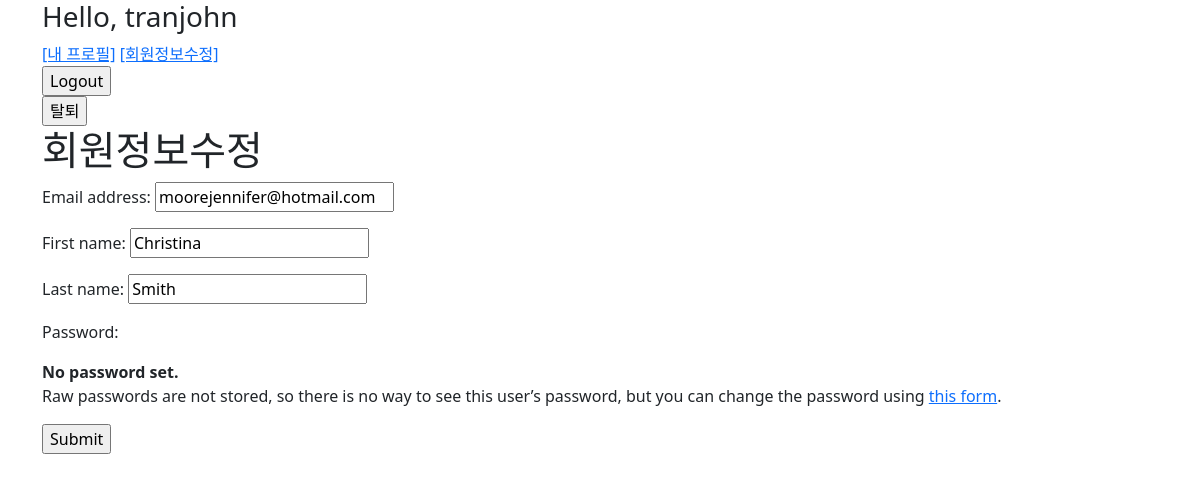
The page /accounts/update/ (signed in) on the database its author committed.
### accounts/models.py (models this page shows)
class User(AbstractUser):
    followings = models.ManyToManyField('self', symmetrical=False, related_name='followers')

### accounts/views.py (the view)
# urls.py: path('update/', views.update, name='update'),
@login_required
@require_http_methods(['GET', 'POST'])
def update(request):
    if request.method == 'POST':
        form = CustomUserChangeForm(request.POST, instance=request.user)
        if form.is_valid():
            form.save()
            return redirect('articles:index')
    else:
        form = CustomUserChangeForm(instance=request.user)
    context = {
        'form': form,
    }
    return render(request, 'accounts/update.html', context)

### accounts/forms.py
class CustomUserChangeForm(UserChangeForm):
    class Meta:
        model = get_user_model()
        fields = ('email', 'first_name', 'last_name',)

### accounts/templates/accounts/update.html (shortened to what this page needs)
{% extends 'base.html' %}
{% block content %}
<h1>회원정보수정</h1>
<form action="" method="POST">
  {{ form.as_p }}
  <input type="submit">
</form>
{% endblock %}

### rows shown on the page
User: email "moorejennifer@hotmail.com", first_name "Christina", last_name "Smith"
